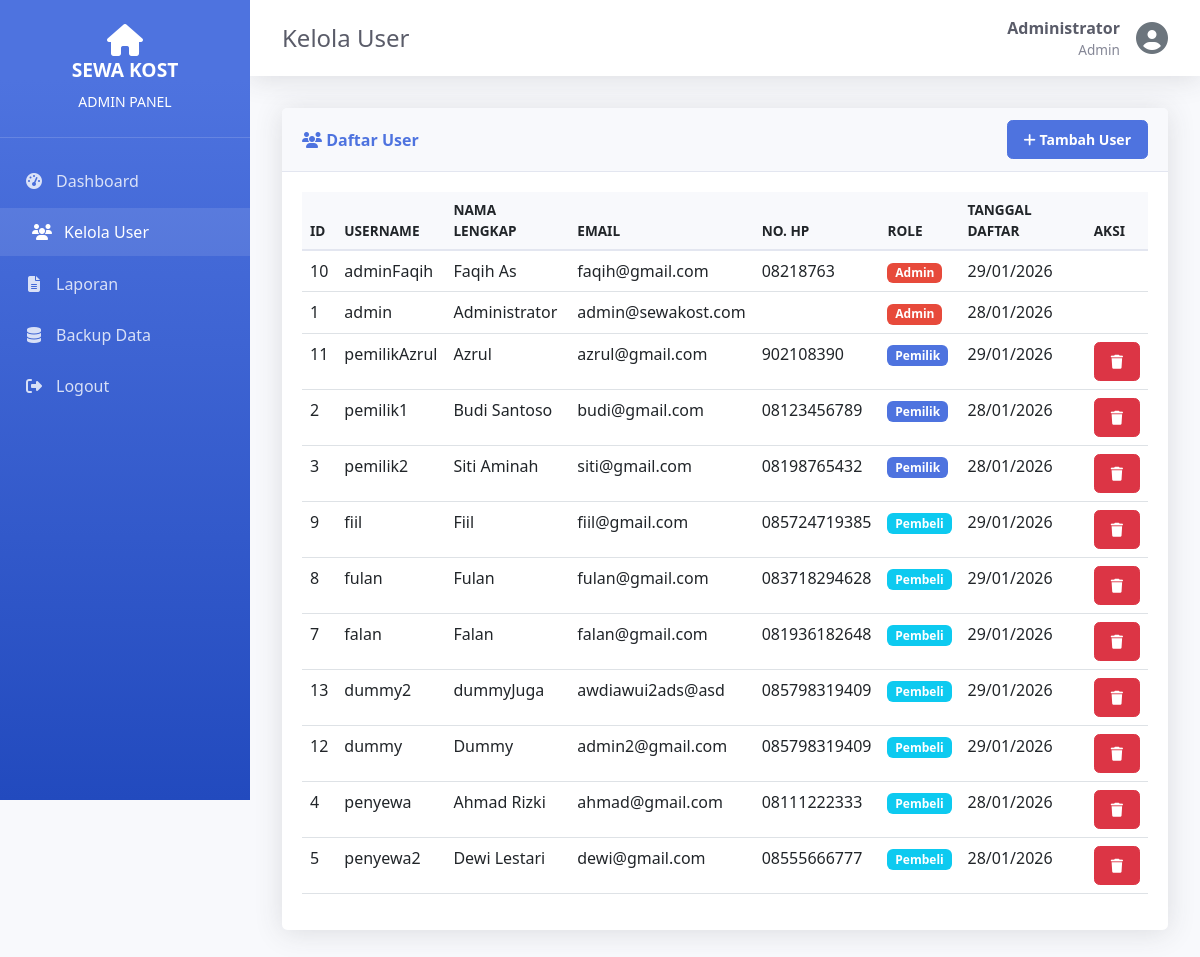
The page /admin/users.php (signed in) on the database its author committed.
### tables this page shows
CREATE TABLE `users` (
  `id` int(11) NOT NULL AUTO_INCREMENT,
  `username` varchar(50) NOT NULL,
  `password` varchar(255) NOT NULL,
  `nama_lengkap` varchar(100) NOT NULL,
  `email` varchar(100) DEFAULT NULL,
  `no_hp` varchar(20) DEFAULT NULL,
  `role` enum('admin','pemilik','pembeli') NOT NULL,
  `created_at` timestamp NOT NULL DEFAULT current_timestamp(),
  PRIMARY KEY (`id`),
  UNIQUE KEY `username` (`username`)
);

### lib/auth.php (called while the page is built, shortened)
<?php
require_once __DIR__ . '/database.php';
class Auth {
    public static function check() {
        return isset($_SESSION['user_id']);
    }
    public static function user() {
        if (self::check()) {
            return [
                'id' => $_SESSION['user_id'],
                'username' => $_SESSION['username'],
                'role' => $_SESSION['role'],
                'nama_lengkap' => $_SESSION['nama_lengkap']
            ];
        }
        return null;
    }
    public static function role() {
        return $_SESSION['role'] ?? null;
    }
}

### lib/database.php (called while the page is built, shortened)
<?php
class Database {
    private static $connection = null;
    public static function connect() {
        if (self::$connection === null) {
            self::$connection = new mysqli(DB_HOST, DB_USER, DB_PASS, DB_NAME);
            self::$connection->set_charset("utf8mb4");
        }
        return self::$connection;
    }
    public static function query($sql) {
        $conn = self::connect();
        $result = $conn->query($sql);
        return $result;
    }
    public static function fetchAll($sql) {
        $result = self::query($sql);
        $data = [];
        while ($row = $result->fetch_assoc()) {
            $data[] = $row;
        }
        return $data;
    }
}

### admin/users.php (the view, shortened to what this page needs)
<?php
require_once __DIR__ . '/../lib/auth.php';
require_once __DIR__ . '/../lib/database.php';
$pageTitle = 'Kelola User';
$users = Database::fetchAll("SELECT * FROM users ORDER BY role, created_at DESC");
include __DIR__ . '/../layout/header.php';
include __DIR__ . '/../layout/sidebar.php';
?>
<div class="card">
    <div class="card-header d-flex justify-content-between align-items-center">
        <span><i class="fas fa-users"></i> Daftar User</span>
        <button class="btn btn-primary btn-sm" data-bs-toggle="modal" data-bs-target="#addUserModal">
            <i class="fas fa-plus"></i> Tambah User
        </button>
    </div>
    <div class="card-body">
        <div class="table-responsive">
            <table class="table table-hover">
                <thead>
                    <tr>
                        <th>ID</th>
                        <th>Username</th>
                        <th>Nama Lengkap</th>
                        <th>Email</th>
                        <th>No. HP</th>
                        <th>Role</th>
                        <th>Tanggal Daftar</th>
                        <th>Aksi</th>
                    </tr>
                </thead>
                <tbody>
                    <?php foreach ($users as $user): ?>
                        <tr>
                            <td><?php echo $user['id']; ?></td>
                            <td><?php echo htmlspecialchars($user['username']); ?></td>
                            <td><?php echo htmlspecialchars($user['nama_lengkap']); ?></td>
                            <td><?php echo htmlspecialchars($user['email']); ?></td>
                            <td><?php echo htmlspecialchars($user['no_hp']); ?></td>
                            <td>
                                <span class="badge bg-<?php
                                    echo $user['role'] === 'admin' ? 'danger' :
                                        ($user['role'] === 'pemilik' ? 'primary' : 'info');
                                ?>">
                                    <?php echo ucfirst($user['role']); ?>
                                </span>
                            </td>
                            <td><?php echo date('d/m/Y', strtotime($user['created_at'])); ?></td>
                            <td>
                                <?php if ($user['role'] !== 'admin'): ?>
                                    <a href="?delete=<?php echo $user['id']; ?>"
                                       class="btn btn-danger btn-sm"
                                       onclick="return confirmDelete('Hapus user ini?')">
                                        <i class="fas fa-trash"></i>
                                    </a>
                                <?php endif; ?>
                            </td>
                        </tr>
                    <?php endforeach; ?>
                </tbody>
            </table>
        </div>
    </div>
</div>
<?php include __DIR__ . '/../layout/footer.php'; ?>

### layout/sidebar.php (shortened to what this page needs)
<?php
$currentPage = basename($_SERVER['PHP_SELF']);
$role = Auth::role();
?>
<div class="sidebar">
    <div class="sidebar-brand">
        <i class="fas fa-home fa-2x"></i>
        <h3>SEWA KOST</h3>
        <small><?php echo strtoupper($role); ?> PANEL</small>
    </div>
    <ul class="sidebar-menu">
        <?php if ($role === 'admin'): ?>
            <li>
                <a href="/coba_kost/admin/dashboard.php" class="<?php echo $currentPage === 'dashboard.php' ? 'active' : ''; ?>">
                    <i class="fas fa-tachometer-alt"></i>
                    <span>Dashboard</span>
                </a>
            </li>
            <li>
                <a href="/coba_kost/admin/users.php" class="<?php echo $currentPage === 'users.php' ? 'active' : ''; ?>">
                    <i class="fas fa-users"></i>
                    <span>Kelola User</span>
                </a>
            </li>
            <li>
                <a href="/coba_kost/admin/laporan.php" class="<?php echo $currentPage === 'laporan.php' ? 'active' : ''; ?>">
                    <i class="fas fa-file-alt"></i>
                    <span>Laporan</span>
                </a>
            </li>
            <li>
    <a href="/coba_kost/admin/backup.php">
        <i class="fas fa-database"></i> Backup Data
    </a>
</li>
        <?php endif; ?>
        <li>
            <a href="/coba_kost/auth/logout.php">
                <i class="fas fa-sign-out-alt"></i>
                <span>Logout</span>
            </a>
        </li>
    </ul>
</div>
<div class="main-content">
    <nav class="navbar-custom">
        <div class="navbar-title">
            <h4><?php echo $pageTitle ?? 'Dashboard'; ?></h4>
        </div>
        <div class="navbar-user">
            <div class="user-info">
                <div class="user-name"><?php echo $user['nama_lengkap']; ?></div>
                <div class="user-role"><?php echo ucfirst($user['role']); ?></div>
            </div>
            <i class="fas fa-user-circle fa-2x text-secondary"></i>
        </div>
    </nav>
    <div class="content-area">

### assets/css/style.css (style rules this page uses)
:root { --primary-color: #4e73df; --secondary-color: #858796; --success-color: #1cc88a; --danger-color: #e74a3b; --warning-color: #f6c23e; --info-color: #36b9cc; --sidebar-width: 250px; }
* { margin: 0; padding: 0; box-sizing: border-box; }
body { font-family: 'Segoe UI', Tahoma, Geneva, Verdana, sans-serif; background-color: #f8f9fc; color: #5a5c69; }
.sidebar { position: fixed; top: 0; left: 0; height: 100vh; width: var(--sidebar-width); background: linear-gradient(180deg, #4e73df 10%, #224abe 100%); color: white; overflow-y: auto; z-index: 1000; transition: all 0.3s; }
.sidebar-brand { padding: 1.5rem; text-align: center; border-bottom: 1px solid rgba(255, 255, 255, 0.15); }
.sidebar-brand h3 { font-size: 1.2rem; font-weight: bold; }
.sidebar-menu { list-style: none; padding: 1rem 0; }
.sidebar-menu li { margin: 0.2rem 0; }
.sidebar-menu a { display: flex; align-items: center; padding: 0.75rem 1.5rem; color: rgba(255, 255, 255, 0.8); text-decoration: none; transition: all 0.3s; }
.sidebar-menu a:hover, .sidebar-menu a.active { background-color: rgba(255, 255, 255, 0.1); color: white; padding-left: 2rem; }
.sidebar-menu i { margin-right: 0.75rem; width: 20px; text-align: center; }
.main-content { margin-left: var(--sidebar-width); min-height: 100vh; }
.navbar-custom { background-color: white; box-shadow: 0 0.15rem 1.75rem 0 rgba(58, 59, 69, 0.15); padding: 1rem 2rem; display: flex; justify-content: space-between; align-items: center; }
.navbar-title h4 { margin: 0; color: #5a5c69; }
.navbar-user { display: flex; align-items: center; gap: 1rem; }
.user-info { text-align: right; }
.user-info .user-name { font-weight: bold; color: #5a5c69; }
.user-info .user-role { font-size: 0.85rem; color: var(--secondary-color); }
.content-area { padding: 2rem; }
.card { border: none; border-radius: 0.35rem; box-shadow: 0 0.15rem 1.75rem 0 rgba(58, 59, 69, 0.15); }
.card-header { background-color: #f8f9fc; border-bottom: 1px solid #e3e6f0; padding: 0.75rem 1.25rem; font-weight: bold; color: var(--primary-color); }
.card-body { padding: 1.25rem; }
.table { color: #5a5c69; }
.table thead th { background-color: #f8f9fc; border-bottom: 2px solid #e3e6f0; font-weight: bold; text-transform: uppercase; font-size: 0.85rem; }
.btn { padding: 0.5rem 1rem; border-radius: 0.35rem; font-weight: 600; transition: all 0.3s; }
.btn-primary { background-color: var(--primary-color); border-color: var(--primary-color); }
.bg-primary { background-color: var(--primary-color) !important; }
.bg-danger { background-color: var(--danger-color) !important; }

### rows shown on the page
users: nama_lengkap "Administrator", role "Admin", id "1", username "admin", email "admin@sewakost.com", created_at "28/01/2026"
users: id "10", username "adminFaqih", nama_lengkap "Faqih As", email "faqih@gmail.com", no_hp "08218763", role "Admin", created_at "29/01/2026"
users: id "11", username "pemilikAzrul", nama_lengkap "Azrul", email "azrul@gmail.com", no_hp "902108390", role "Pemilik", created_at "29/01/2026"
users: id "2", username "pemilik1", nama_lengkap "Budi Santoso", email "budi@gmail.com", no_hp "08123456789", role "Pemilik", created_at "28/01/2026"
users: id "3", username "pemilik2", nama_lengkap "Siti Aminah", email "siti@gmail.com", no_hp "08198765432", role "Pemilik", created_at "28/01/2026"
users: id "9", username "fiil", nama_lengkap "Fiil", email "fiil@gmail.com", no_hp "085724719385", role "Pembeli", created_at "29/01/2026"
users: id "8", username "fulan", nama_lengkap "Fulan", email "fulan@gmail.com", no_hp "083718294628", role "Pembeli", created_at "29/01/2026"
users: id "7", username "falan", nama_lengkap "Falan", email "falan@gmail.com", no_hp "081936182648", role "Pembeli", created_at "29/01/2026"
users: id "13", username "dummy2", nama_lengkap "dummyJuga", email "awdiawui2ads@asd", no_hp "085798319409", role "Pembeli", created_at "29/01/2026"
users: id "12", username "dummy", nama_lengkap "Dummy", email "admin2@gmail.com", no_hp "085798319409", role "Pembeli", created_at "29/01/2026"
users: id "4", username "penyewa", nama_lengkap "Ahmad Rizki", email "ahmad@gmail.com", no_hp "08111222333", role "Pembeli", created_at "28/01/2026"
users: id "5", username "penyewa2", nama_lengkap "Dewi Lestari", email "dewi@gmail.com", no_hp "08555666777", role "Pembeli", created_at "28/01/2026"

### other values the page prints
$role "ADMIN"
$pageTitle "Kelola User"
